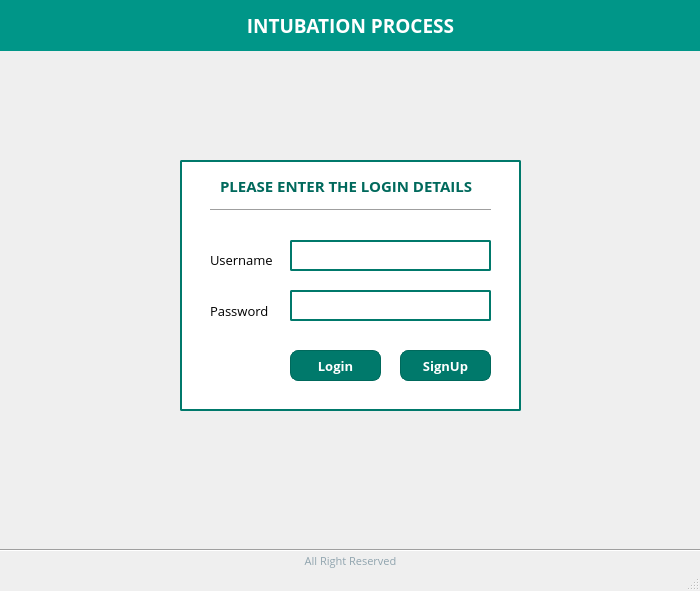
<?xml version="1.0" encoding="UTF-8"?>
<ui version="4.0">
 <class>loginWindow</class>
 <widget class="QMainWindow" name="loginWindow">
  <property name="geometry">
   <rect>
    <x>0</x>
    <y>0</y>
    <width>700</width>
    <height>591</height>
   </rect>
  </property>
  <property name="windowTitle">
   <string>Login</string>
  </property>
  <widget class="QWidget" name="centralwidget">
   <widget class="QPushButton" name="btnLogin">
    <property name="enabled">
     <bool>true</bool>
    </property>
    <property name="geometry">
     <rect>
      <x>290</x>
      <y>350</y>
      <width>91</width>
      <height>31</height>
     </rect>
    </property>
    <property name="font">
     <font>
      <family>Open Sans</family>
      <pointsize>10</pointsize>
      <weight>75</weight>
      <bold>true</bold>
     </font>
    </property>
    <property name="styleSheet">
     <string notr="true">QPushButton
{
    color: #fff;
    background-color: #00796B;
    border-width:1px;
    border-color: #00695C;
    border-style: solid;
    border-radius: 8px;
    padding: 2px;
    padding-left: 5px;
    padding-right: 5px;
}



QPushButton:hover
{
    background-color: QLinearGradient( x1: 0, y1: 0, x2: 0, y2: 1, stop: 0 #018175, stop: 0.1 #018175, stop: 0.5 #018175, stop: 0.9 #018175, stop: 1 #018175);
}

QPushButton:pressed
{
   background-color: QLinearGradient( x1: 0, y1: 0, x2: 0, y2: 1, stop: 0 #02695F, stop: 0.1 #02695F, stop: 0.5 #02695F, stop: 0.9 #02695F, stop: 1 #02695F);
}</string>
    </property>
    <property name="text">
     <string>Login</string>
    </property>
    <property name="autoDefault">
     <bool>true</bool>
    </property>
    <property name="default">
     <bool>false</bool>
    </property>
   </widget>
   <widget class="QLabel" name="label_2">
    <property name="geometry">
     <rect>
      <x>220</x>
      <y>170</y>
      <width>281</width>
      <height>31</height>
     </rect>
    </property>
    <property name="font">
     <font>
      <family>Open Sans</family>
      <pointsize>11</pointsize>
      <weight>75</weight>
      <italic>false</italic>
      <bold>true</bold>
     </font>
    </property>
    <property name="styleSheet">
     <string notr="true"> QLabel {
   color:#00695C;
 }
</string>
    </property>
    <property name="text">
     <string>PLEASE ENTER THE LOGIN DETAILS</string>
    </property>
   </widget>
   <widget class="QLabel" name="label_3">
    <property name="geometry">
     <rect>
      <x>0</x>
      <y>0</y>
      <width>701</width>
      <height>51</height>
     </rect>
    </property>
    <property name="font">
     <font>
      <family>Open Sans</family>
      <pointsize>14</pointsize>
      <weight>75</weight>
      <bold>true</bold>
     </font>
    </property>
    <property name="styleSheet">
     <string notr="true"> QLabel {
   background: #009688;
   color:#fff;
 }</string>
    </property>
    <property name="text">
     <string>INTUBATION PROCESS</string>
    </property>
    <property name="alignment">
     <set>Qt::AlignCenter</set>
    </property>
    <property name="margin">
     <number>0</number>
    </property>
   </widget>
   <widget class="QLabel" name="label_8">
    <property name="geometry">
     <rect>
      <x>0</x>
      <y>550</y>
      <width>701</width>
      <height>21</height>
     </rect>
    </property>
    <property name="font">
     <font>
      <family>Open Sans</family>
      <pointsize>8</pointsize>
      <weight>50</weight>
      <bold>false</bold>
     </font>
    </property>
    <property name="styleSheet">
     <string notr="true"> QLabel {
 
   color:#90A4AE;
 }</string>
    </property>
    <property name="text">
     <string>All Right Reserved</string>
    </property>
    <property name="alignment">
     <set>Qt::AlignCenter</set>
    </property>
    <property name="margin">
     <number>0</number>
    </property>
   </widget>
   <widget class="QLabel" name="label_4">
    <property name="geometry">
     <rect>
      <x>210</x>
      <y>300</y>
      <width>141</width>
      <height>21</height>
     </rect>
    </property>
    <property name="font">
     <font>
      <family>Open Sans</family>
      <pointsize>10</pointsize>
      <weight>50</weight>
      <bold>false</bold>
     </font>
    </property>
    <property name="text">
     <string>Password</string>
    </property>
   </widget>
   <widget class="QLineEdit" name="inputPassword">
    <property name="geometry">
     <rect>
      <x>290</x>
      <y>290</y>
      <width>201</width>
      <height>31</height>
     </rect>
    </property>
    <property name="font">
     <font>
      <pointsize>10</pointsize>
     </font>
    </property>
    <property name="styleSheet">
     <string notr="true">QLineEdit
{

    border-width:2px;
    border-color: #00796B;
    border-style: solid;
    border-radius: 2px;
}
</string>
    </property>
    <property name="echoMode">
     <enum>QLineEdit::Password</enum>
    </property>
   </widget>
   <widget class="Line" name="line_2">
    <property name="geometry">
     <rect>
      <x>210</x>
      <y>200</y>
      <width>281</width>
      <height>21</height>
     </rect>
    </property>
    <property name="font">
     <font>
      <weight>50</weight>
      <bold>false</bold>
     </font>
    </property>
    <property name="orientation">
     <enum>Qt::Horizontal</enum>
    </property>
   </widget>
   <widget class="QLabel" name="label">
    <property name="geometry">
     <rect>
      <x>210</x>
      <y>250</y>
      <width>141</width>
      <height>21</height>
     </rect>
    </property>
    <property name="font">
     <font>
      <family>Open Sans</family>
      <pointsize>10</pointsize>
      <weight>50</weight>
      <bold>false</bold>
     </font>
    </property>
    <property name="text">
     <string>Username</string>
    </property>
    <property name="textInteractionFlags">
     <set>Qt::TextEditorInteraction</set>
    </property>
   </widget>
   <widget class="Line" name="line_3">
    <property name="geometry">
     <rect>
      <x>0</x>
      <y>530</y>
      <width>701</width>
      <height>41</height>
     </rect>
    </property>
    <property name="orientation">
     <enum>Qt::Horizontal</enum>
    </property>
   </widget>
   <widget class="QLineEdit" name="inputUsername">
    <property name="geometry">
     <rect>
      <x>290</x>
      <y>240</y>
      <width>201</width>
      <height>31</height>
     </rect>
    </property>
    <property name="font">
     <font>
      <pointsize>10</pointsize>
     </font>
    </property>
    <property name="autoFillBackground">
     <bool>false</bool>
    </property>
    <property name="styleSheet">
     <string notr="true">QLineEdit
{  
    border-width:2px;
    border-color: #00796B;
    border-style: solid;
    border-radius: 2px;
}
</string>
    </property>
   </widget>
   <widget class="QGraphicsView" name="graphicsView_3">
    <property name="geometry">
     <rect>
      <x>180</x>
      <y>160</y>
      <width>341</width>
      <height>251</height>
     </rect>
    </property>
    <property name="styleSheet">
     <string notr="true">QGraphicsView
{
    color: #fff;
    background-color: #fff;
    border-width:2px;
    border-color: #00796B;
    border-style: solid;
    border-radius: 2px;
}
</string>
    </property>
   </widget>
   <widget class="QPushButton" name="btnSignUp">
    <property name="enabled">
     <bool>true</bool>
    </property>
    <property name="geometry">
     <rect>
      <x>400</x>
      <y>350</y>
      <width>91</width>
      <height>31</height>
     </rect>
    </property>
    <property name="font">
     <font>
      <family>Open Sans</family>
      <pointsize>10</pointsize>
      <weight>75</weight>
      <bold>true</bold>
     </font>
    </property>
    <property name="styleSheet">
     <string notr="true">QPushButton
{
    color: #fff;
    background-color: #00796B;
    border-width:1px;
    border-color: #00695C;
    border-style: solid;
    border-radius: 8px;
    padding: 2px;
    padding-left: 5px;
    padding-right: 5px;
}



QPushButton:hover
{
    background-color: QLinearGradient( x1: 0, y1: 0, x2: 0, y2: 1, stop: 0 #018175, stop: 0.1 #018175, stop: 0.5 #018175, stop: 0.9 #018175, stop: 1 #018175);
}

QPushButton:pressed
{
   background-color: QLinearGradient( x1: 0, y1: 0, x2: 0, y2: 1, stop: 0 #02695F, stop: 0.1 #02695F, stop: 0.5 #02695F, stop: 0.9 #02695F, stop: 1 #02695F);
}</string>
    </property>
    <property name="text">
     <string>SignUp</string>
    </property>
    <property name="autoDefault">
     <bool>true</bool>
    </property>
    <property name="default">
     <bool>false</bool>
    </property>
   </widget>
   <zorder>graphicsView_3</zorder>
   <zorder>btnLogin</zorder>
   <zorder>label_2</zorder>
   <zorder>label_3</zorder>
   <zorder>label_8</zorder>
   <zorder>label_4</zorder>
   <zorder>inputPassword</zorder>
   <zorder>line_2</zorder>
   <zorder>label</zorder>
   <zorder>line_3</zorder>
   <zorder>inputUsername</zorder>
   <zorder>btnSignUp</zorder>
  </widget>
  <widget class="QStatusBar" name="statusbar"/>
 </widget>
 <tabstops>
  <tabstop>inputUsername</tabstop>
  <tabstop>inputPassword</tabstop>
  <tabstop>btnLogin</tabstop>
  <tabstop>btnSignUp</tabstop>
  <tabstop>graphicsView_3</tabstop>
 </tabstops>
 <resources/>
 <connections/>
</ui>
